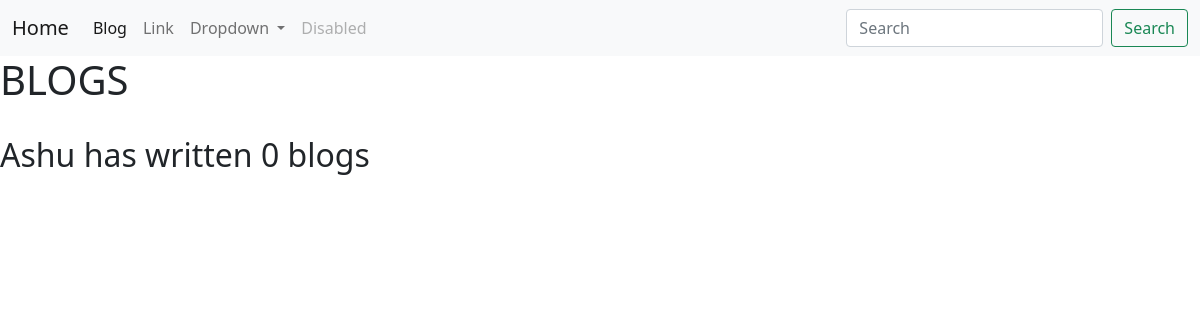
/blog/, run on an earlier commit of the app's database.
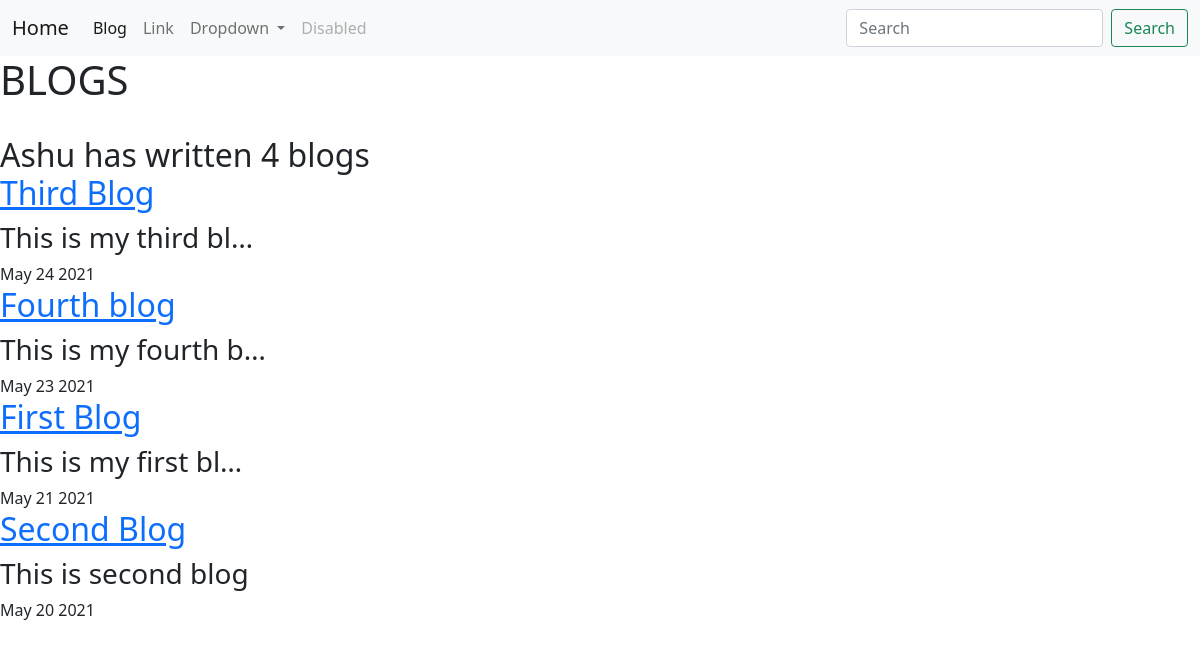
And on a later commit of the database.
### blog/models.py (models this page shows, shortened)
class Blog(models.Model):
    title = models.CharField(max_length=100)
    description = models.CharField(max_length=250)
    date = models.DateField()

### blog/views.py (the view)
# urls.py: path('',views.all_blog,name='all_blog'),
def all_blog(request):
    blogs = Blog.objects.order_by('-date')
    return render(request,'blog/all_blog.html',{'blogs':blogs})

### blog/templates/blog/all_blog.html
{% extends 'portfolio/base.html' %}
{% block content%}
<h1>BLOGS </h1>
<br>
<h2>Ashu has written {{ blogs.count}} blog{{blogs.count|pluralize}}
{% for blog in blogs%}
<br>
<a href ="{% url 'blog:detail' blog.id%}"><h2>{{blog.title}}</h2></a>
<h3>{{blog.description|striptags|truncatechars:20}}</h3>
{{blog.date|date:'M d Y'}}
{% endfor %}
{%endblock%}

### portfolio/templates/portfolio/base.html (shortened to what this page needs)
<!doctype html>
<html lang="en">
  <head>
    <link href="https://cdn.jsdelivr.net/npm/bootstrap@5.0.1/dist/css/bootstrap.min.css" rel="stylesheet">
  </head>
  <body>
  <nav class="navbar navbar-expand-lg navbar-light bg-light">
  <div class="container-fluid">
    <a class="navbar-brand" href="{% url 'home'%}">Home</a>
    <div class="collapse navbar-collapse" id="navbarSupportedContent">
      <ul class="navbar-nav me-auto mb-2 mb-lg-0">
        <li class="nav-item">
          <a class="nav-link active" aria-current="page" href="{% url 'blog:all_blog'%}">Blog</a>
        </li>
        <li class="nav-item">
          <a class="nav-link" href="#">Link</a>
        </li>
        <li class="nav-item dropdown">
          <a class="nav-link dropdown-toggle" href="#" id="navbarDropdown" role="button" data-bs-toggle="dropdown" aria-expanded="false">
            Dropdown
          </a>
        </li>
        <li class="nav-item">
          <a class="nav-link disabled" href="#" tabindex="-1" aria-disabled="true">Disabled</a>
        </li>
      </ul>
      <form class="d-flex">
        <input class="form-control me-2" type="search" placeholder="Search" aria-label="Search">
        <button class="btn btn-outline-success" type="submit">Search</button>
      </form>
    </div>
  </div>
</nav>
    {% block content %}{% endblock content %}
  </body>
</html>

What changed in the data, as far as the page shows it:
added Blog: title "Third Blog", description "This is my third bl…", date "May 24 2021"
added Blog: title "Fourth blog", description "This is my fourth b…", date "May 23 2021"
added Blog: title "First Blog", description "This is my first bl…", date "May 21 2021"
added Blog: title "Second Blog", description "This is second blog", date "May 20 2021"
Also different on the page:
{{ blogs.count }}: "0" → "4"
